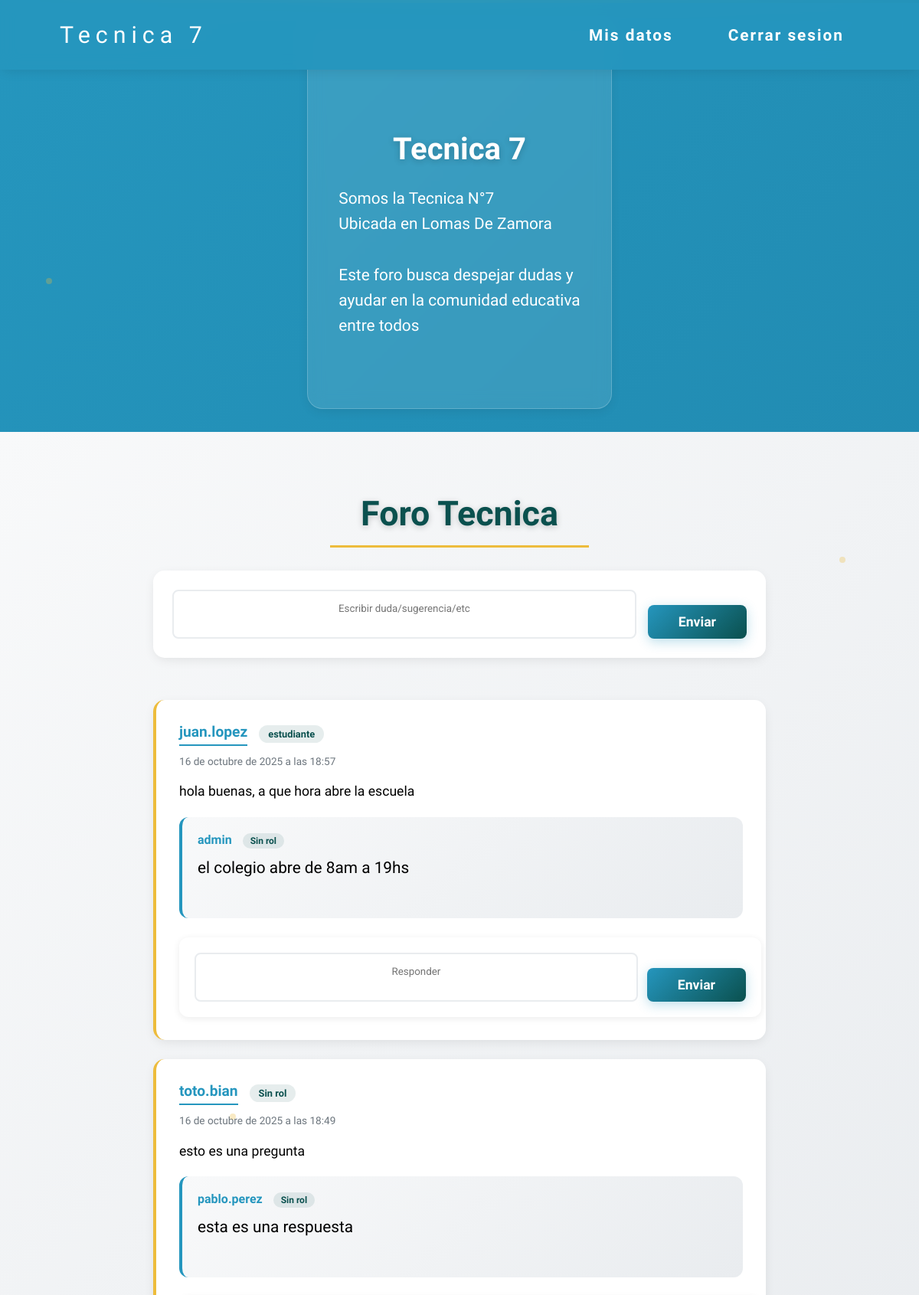
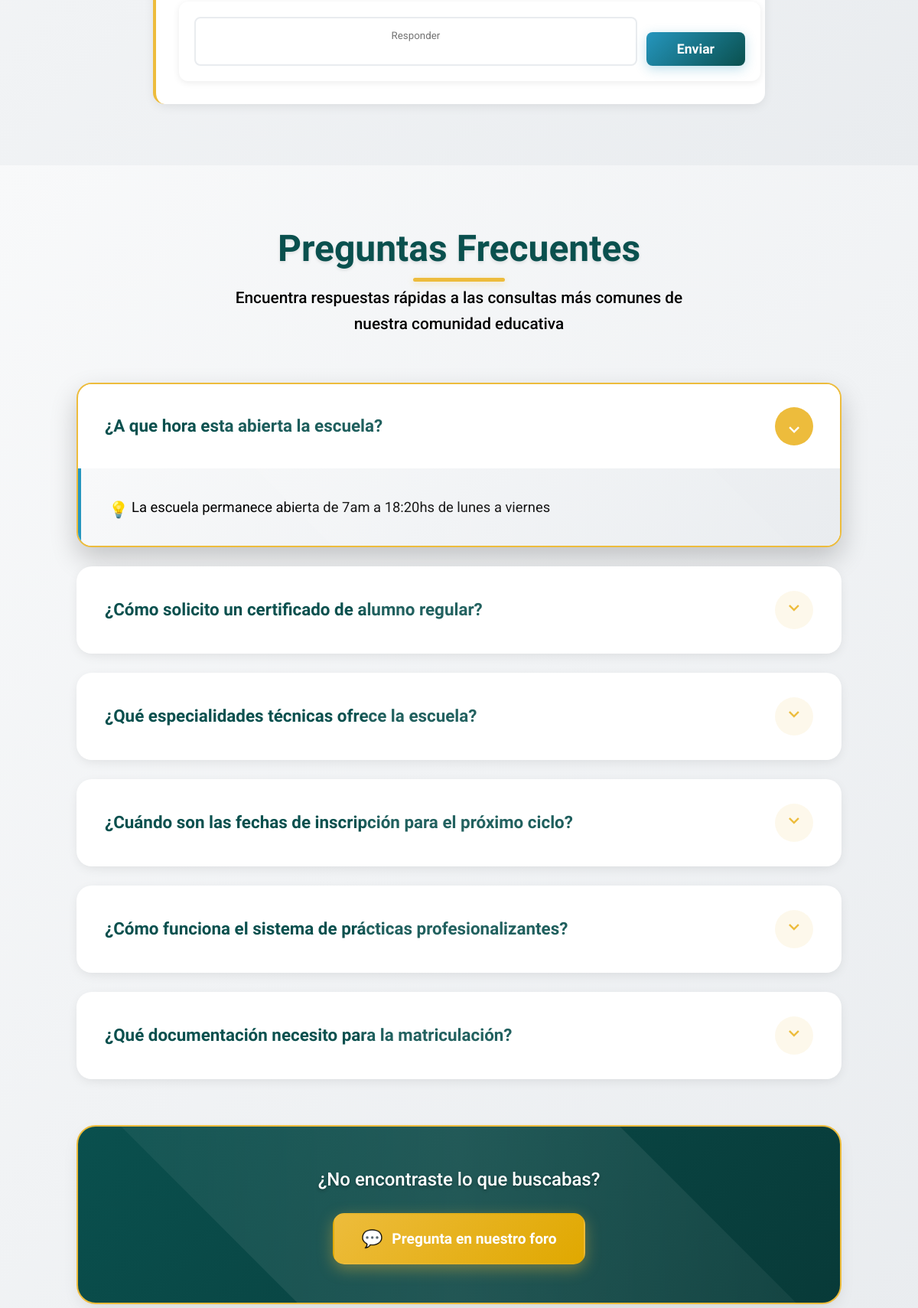
The app's page / (signed in, upper part) with its own data (2 pictures, top to bottom).
### app/models.py (models this page shows, shortened)
class Pregunta(models.Model):
    contenido = models.TextField()
    autor = models.ForeignKey(User, on_delete=models.CASCADE)
    fecha_creacion = models.DateTimeField(auto_now_add=True)

class Comentario(models.Model):
    contenido = models.TextField()
    pregunta = models.ForeignKey(Pregunta, on_delete=models.CASCADE)
    autor = models.ForeignKey(User, on_delete=models.CASCADE)
    fecha_creacion = models.DateTimeField(auto_now_add=True)

### app/views.py (the view, shortened to what this page needs)
# urls.py: path('', inicio, name="home"),
def inicio(request):
    preguntas = Pregunta.objects.all().order_by('-fecha_creacion')
    respuestas = Comentario.objects.all()
    return render(request, "index.html", {"preguntas": preguntas})

### app/templates/index.html (shortened to what this page needs)
<!DOCTYPE html>
<html lang="es">
<head>
    {% load static %}
    <link rel="stylesheet" href="{% static 'styles/index.css' %}">
    <link href='https://unpkg.com/boxicons@2.1.4/css/boxicons.min.css' rel='stylesheet'>
</head>
<body>
    {% include "header.html" %}
    <section class="sectionOne">
        <div class="card">
            <div class="content">
                <h2>Tecnica 7</h2>
                <p>Somos la Tecnica N°7<br>
                    Ubicada en Lomas De Zamora<br><br>
                    Este foro busca despejar dudas y<br>
                    ayudar en la comunidad educativa<br>
                    entre todos
                </p>
            </div>
        </div>
    </section>
    <section class="foro" id="foro">
        <h2>Foro Tecnica</h2>
        {% if user.is_authenticated %}
        <form class="contain_dudas" method="POST" action="{% url 'home' %}">
            <textarea  class="preg" name="pregunta" placeholder="Escribir duda/sugerencia/etc"></textarea>
            <input type="submit" value="Enviar" class="butt">
        </form>
        {% else %}
        <p>Inicia sesion para acceder al foro</p>
        {% endif %}
        {% for pregunta in preguntas %}
        <div class="contain">
            <div class="tops">
                <h4><b>{{ pregunta.autor }}</b></h4>
                <b class="rol">
                    {% if pregunta.autor.groups.first %}
                        {{ pregunta.autor.groups.first.name }}
                    {% else %}
                        Sin rol
                    {% endif %}
                </b>
            </div>
            <p id="fecha">{{pregunta.fecha_creacion}}</p>
            <p id="pregunta">{{ pregunta.contenido }}</p>
            {% for comentario in pregunta.comentario_set.all %}
            <div class="contain_comentario">
                <b class="user">{{ comentario.autor }}</b>
                <b class="rol-comentario">
                    {% if comentario.autor.groups.first %}
                        {{ comentario.autor.groups.first.name }}
                    {% else %}
                        Sin rol
                    {% endif %}
                </b>
                <p class="comentario">{{ comentario.contenido }}</p>
            </div>
            {% endfor %}
            {% if user.is_authenticated %}
            <form class="contain_respuesta" method="POST" action="{% url 'home' %}">
                <textarea class="preg" name="respuesta" placeholder="Responder"></textarea>
                <input type="submit" value="Enviar" class="butt coment">
            </form>
            {% endif %}
        </div>
        {% endfor %}
    </section>
    <section class="faq-section">
        <div class="faq-particles">
            <div class="particle"></div>
            <div class="particle"></div>
        </div>
        <div class="faq-container">
            <h2 class="faq-title">Preguntas Frecuentes</h2>
            <p class="faq-subtitle">Encuentra respuestas rápidas a las consultas más comunes de nuestra comunidad educativa</p>
            <div class="faq-grid">
                <div class="faq-item" onclick="toggleFAQ(this)">
                    <div class="faq-question">
                        <h3>¿A que hora esta abierta la escuela?</h3>
                        <i class='bx bx-chevron-down faq-icon'></i>
                    </div>
                    <div class="faq-answer">
                        <p>La escuela permanece abierta de 7am a 18:20hs de lunes a viernes</p>
                    </div>
                </div>
                <div class="faq-item" onclick="toggleFAQ(this)">
                    <div class="faq-question">
                        <h3>¿Cómo solicito un certificado de alumno regular?</h3>
                        <i class='bx bx-chevron-down faq-icon'></i>
                    </div>
                </div>
                <div class="faq-item" onclick="toggleFAQ(this)">
                    <div class="faq-question">
                        <h3>¿Qué especialidades técnicas ofrece la escuela?</h3>
                        <i class='bx bx-chevron-down faq-icon'></i>
                    </div>
                </div>
                <div class="faq-item" onclick="toggleFAQ(this)">
                    <div class="faq-question">
                        <h3>¿Cuándo son las fechas de inscripción para el próximo ciclo?</h3>
                        <i class='bx bx-chevron-down faq-icon'></i>
                    </div>
                </div>
                <div class="faq-item" onclick="toggleFAQ(this)">
                    <div class="faq-question">
                        <h3>¿Cómo funciona el sistema de prácticas profesionalizantes?</h3>
                        <i class='bx bx-chevron-down faq-icon'></i>
                    </div>
                </div>
                <div class="faq-item" onclick="toggleFAQ(this)">
                    <div class="faq-question">
                        <h3>¿Qué documentación necesito para la matriculación?</h3>
                        <i class='bx bx-chevron-down faq-icon'></i>
                    </div>
                </div>
            </div>
            <div class="faq-cta">
                <p>¿No encontraste lo que buscabas?</p>
                <a href="#foro" class="cta-button">Pregunta en nuestro foro</a>
            </div>
        </div>
    </section>
</body>
</html>

### records on screen
Pregunta: autor "juan.lopez", autor.groups.first.name "estudiante", fecha_creacion "16 de octubre de 2025 a las 18:57", contenido "hola buenas, a que hora abre la escuela"
Comentario: autor "admin", shows "Sin rol", contenido "el colegio abre de 8am a 19hs"
Pregunta: autor "toto.bian", shows "Sin rol", fecha_creacion "16 de octubre de 2025 a las 18:49", contenido "esto es una pregunta"
Comentario: autor "pablo.perez", shows "Sin rol", contenido "esta es una respuesta"
